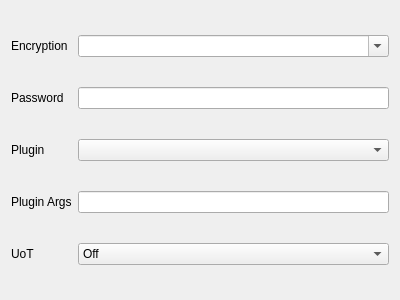
<?xml version="1.0" encoding="UTF-8"?>
<ui version="4.0">
    <class>EditShadowSocks</class>
    <widget class="QWidget" name="EditShadowSocks">
        <property name="geometry">
            <rect>
                <x>0</x>
                <y>0</y>
                <width>400</width>
                <height>300</height>
            </rect>
        </property>
        <property name="windowTitle">
            <string notr="true">Form</string>
        </property>
        <layout class="QGridLayout" name="gridLayout">
            <item row="0" column="1">
                <widget class="QComboBox" name="method">
                    <property name="editable">
                        <bool>true</bool>
                    </property>
                </widget>
            </item>
            <item row="1" column="1">
                <widget class="MyLineEdit" name="password"/>
            </item>
            <item row="2" column="0">
                <widget class="QLabel" name="plugin_l">
                    <property name="text">
                        <string>Plugin</string>
                    </property>
                </widget>
            </item>
            <item row="0" column="0">
                <widget class="QLabel" name="label">
                    <property name="text">
                        <string>Encryption</string>
                    </property>
                </widget>
            </item>
            <item row="3" column="0">
                <widget class="QLabel" name="plugin_opts_l">
                    <property name="text">
                        <string>Plugin Args</string>
                    </property>
                </widget>
            </item>
            <item row="3" column="1">
                <widget class="MyLineEdit" name="plugin_opts"/>
            </item>
            <item row="1" column="0">
                <widget class="QLabel" name="label_5">
                    <property name="text">
                        <string>Password</string>
                    </property>
                </widget>
            </item>
            <item row="2" column="1">
                <widget class="QComboBox" name="plugin">
                    <item>
                        <property name="text">
                            <string notr="true"/>
                        </property>
                    </item>
                    <item>
                        <property name="text">
                            <string notr="true">obfs-local</string>
                        </property>
                    </item>
                    <item>
                        <property name="text">
                            <string notr="true">v2ray-plugin</string>
                        </property>
                    </item>
                </widget>
            </item>
            <item row="4" column="0">
                <widget class="QLabel" name="uot_l">
                    <property name="toolTip">
                        <string>Version of UDP over TCP protocol, server support is required.</string>
                    </property>
                    <property name="locale">
                        <locale language="English" country="UnitedStates"/>
                    </property>
                    <property name="text">
                        <string notr="true">UoT</string>
                    </property>
                </widget>
            </item>
            <item row="4" column="1">
                <widget class="QComboBox" name="uot">
                    <item>
                        <property name="text">
                            <string>Off</string>
                        </property>
                    </item>
                    <item>
                        <property name="text">
                            <string notr="true">1</string>
                        </property>
                    </item>
                    <item>
                        <property name="text">
                            <string notr="true">2</string>
                        </property>
                    </item>
                </widget>
            </item>
        </layout>
    </widget>
    <customwidgets>
        <customwidget>
            <class>MyLineEdit</class>
            <extends>QLineEdit</extends>
            <header>ui/widget/MyLineEdit.h</header>
        </customwidget>
    </customwidgets>
    <tabstops>
        <tabstop>method</tabstop>
        <tabstop>password</tabstop>
        <tabstop>plugin</tabstop>
        <tabstop>plugin_opts</tabstop>
    </tabstops>
    <resources/>
    <connections/>
</ui>
